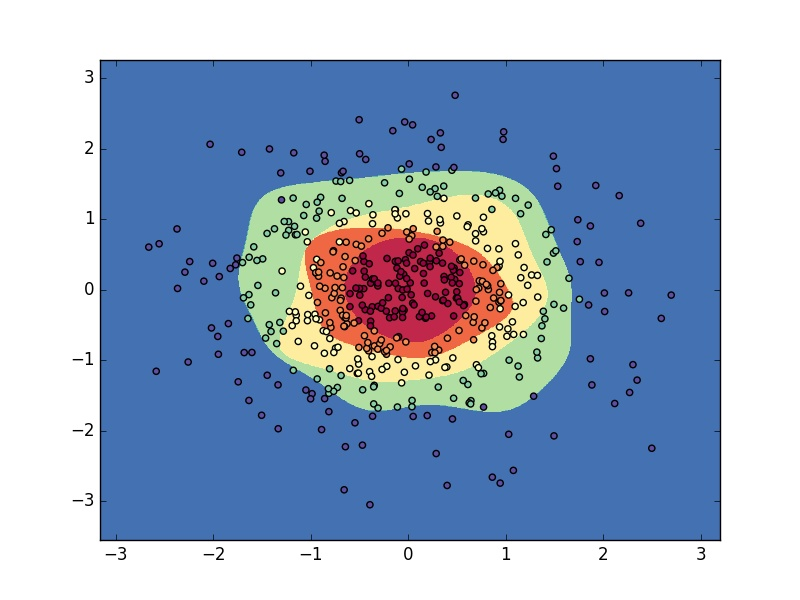

Write Python code to recreate this figure.
import matplotlib
matplotlib.use("Agg")
from matplotlib import pyplot

from sklearn import datasets
from keras.models import Sequential
from keras.layers import Activation, Dense, Dropout
from keras.optimizers import SGD
from keras.utils import np_utils

import numpy as np

nb_classes = 5

def generate_data():
    np.random.seed(0)
    x, y = datasets.make_gaussian_quantiles(n_samples = nb_classes * 100, n_classes=nb_classes, shuffle=True)
    return x, y

def plot_decision_boundary(model, x, y):
    x_min, x_max = x[:, 0].min() - 0.5, x[:, 0].max() + 0.5
    y_min, y_max = x[:, 1].min() - 0.5, x[:, 1].max() + 0.5

    h = 0.01

    xx, yy = np.meshgrid(np.arange(x_min, x_max, h), np.arange(y_min, y_max, h))

    Z = model.predict(np.c_[xx.ravel(), yy.ravel()])
    Z = np.argmax(Z, axis=1)
    Z.shape = xx.shape

    pyplot.xlim(x_min, x_max)
    pyplot.ylim(y_min, y_max)
    pyplot.contourf(xx, yy, Z, cmap = pyplot.cm.Spectral)
    pyplot.scatter(x[:, 0], x[:, 1], c = y, cmap = pyplot.cm.Spectral)
    pyplot.savefig("fflayer_keras.jpg")
    pyplot.close()

def make_model():
    model = Sequential()
    model.add(Dense(50, input_shape=(2,)))
    model.add(Activation('tanh'))
    model.add(Dense(nb_classes))
    model.add(Activation('softmax'))

    sgd = SGD(lr = 0.01, clipvalue = 0.5)

    model.compile(optimizer=sgd, loss='categorical_crossentropy')
    return model

def main():
    x, y = generate_data()
    Y = np_utils.to_categorical(y, nb_classes=nb_classes)
    model = make_model()
    model.fit(x, Y, batch_size=20, nb_epoch=1000)
    plot_decision_boundary(model, x, y)

if __name__ == '__main__':
    main()
